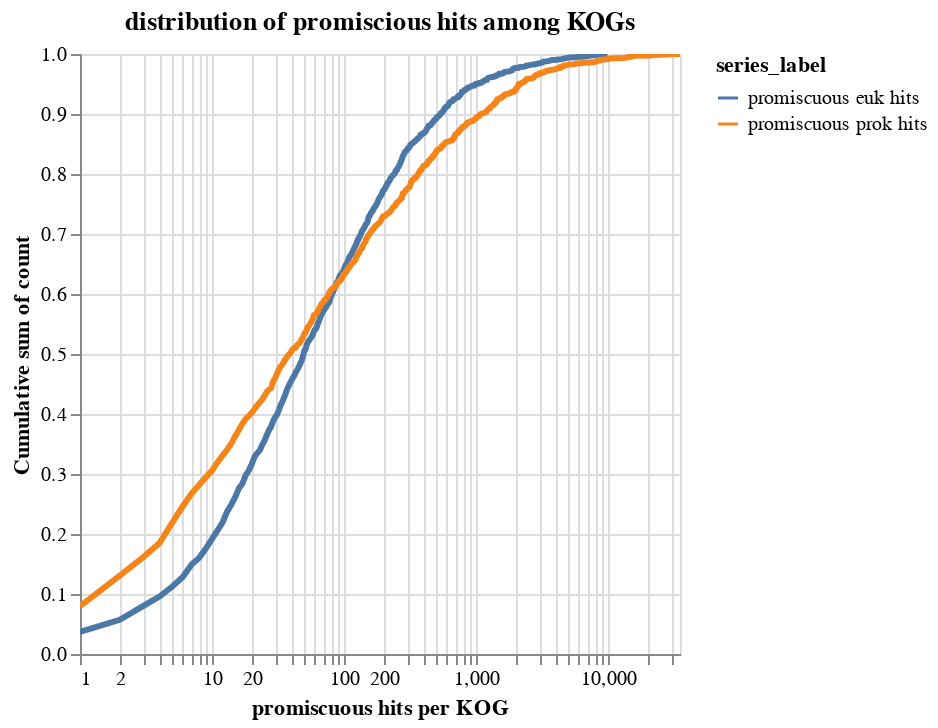

The code cell stored with this chart in its notebook:
### Markdown cell above
### combine HMM investigation (run last)

### Code cell
plotX, dfX = plot_cumsum_counts(koghmm_eval_e["evp"].sort_values(), x_min = 1, plot_type = "default", title = "promiscuous euk hits")
plotY, dfY = plot_cumsum_counts(koghmm_eval_p["pve"].sort_values(), x_min = 1, plot_type = "default", title = "promiscuous prok hits")
unfiltered_data_prom = pd.concat([dfX, dfY])
plot, data = plot_cumsum_counts(unfiltered_data_prom, formatted_data=True, title='distribution of promiscious hits among KOGs', plot_type='default', x_label = "promiscuous hits per KOG")
plot

### Figure 1 — Vega-Lite specification as saved in the notebook (floating-point values rounded to 4 significant figures; data arrays with more than 128 entries replaced by an {"elided": "..."} marker saying what was removed)
{"config": {"view": {"continuousWidth": 300, "continuousHeight": 300}}, "layer": [{"mark": {"type": "line", "color": "#c4ced4", "strokeWidth": 3}, "encoding": {"color": {"field": "series_label", "type": "nominal"}, "tooltip": [{"field": "series_label", "type": "nominal"}, {"field": "promiscuous hits per KOG", "type": "quantitative"}, {"field": "count", "type": "quantitative"}, {"field": "frac_cumsum", "type": "quantitative"}], "x": {"field": "promiscuous hits per KOG", "scale": {"domain": [1, 34970.0], "type": "log"}, "title": "promiscuous hits per KOG", "type": "quantitative"}, "y": {"axis": {"labelAlign": "right"}, "field": "frac_cumsum", "scale": {"domain": [0, 1]}, "title": "Cumulative sum of count", "type": "quantitative"}}, "name": "view_1", "title": "distribution of promiscious hits among KOGs"}], "data": {"name": "data-b823a95a02ed655cb2f54158f6c5fe4c"}, "params": [{"name": "param_4", "select": {"type": "interval", "encodings": ["x", "y"]}, "bind": "scales", "views": ["view_1"]}], "resolve": {"scale": {"y": "independent"}}, "$schema": "https://vega.github.io/schema/vega-lite/v5.17.0.json", "datasets": {"data-b823a95a02ed655cb2f54158f6c5fe4c": {"elided": "1123 records"}}}
